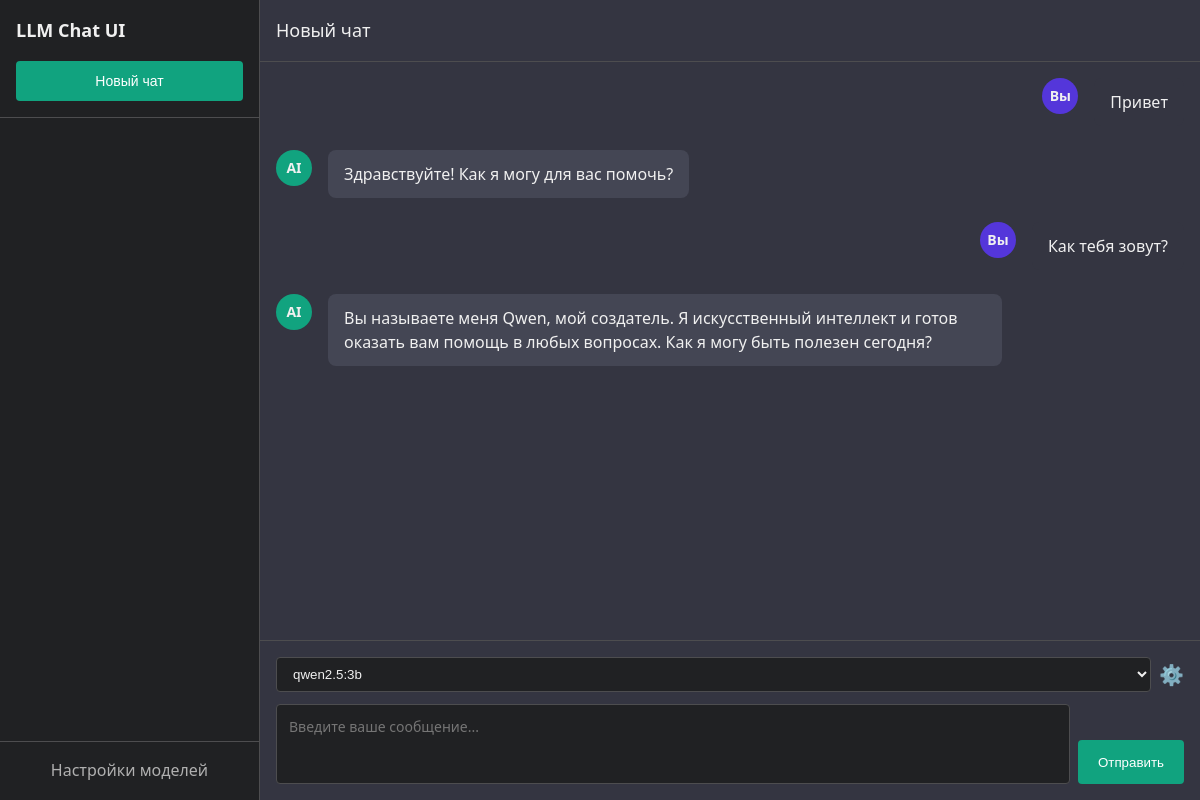
The page /chat/1 on the database its author committed.
### app/models/models.py (models this page shows, shortened)
class Chat(Base):
    __tablename__ = "chats"
    id = Column(Integer, primary_key=True, index=True)
    title = Column(String, default="Новый чат")
    created_at = Column(DateTime, server_default=func.now())
    messages = relationship("Message", back_populates="chat", cascade="all, delete-orphan")
    @classmethod
    async def delete(cls, db: AsyncSession, chat_id: int):
        chat = await cls.get_by_id(db, chat_id)
        if chat:
            await db.delete(chat)
            await db.commit()
            return True
        return False

class Message(Base):
    __tablename__ = "messages"
    id = Column(Integer, primary_key=True, index=True)
    chat_id = Column(Integer, ForeignKey("chats.id"))
    role = Column(String)  # 'user' или 'assistant'
    content = Column(Text)
    created_at = Column(DateTime, server_default=func.now())
    chat = relationship("Chat", back_populates="messages")

### app/routes/chat_routes.py (the view)
@router.get("/{chat_id}", response_class=HTMLResponse)
async def get_chat(request: Request, chat_id: int, db: AsyncSession = Depends(get_db)):
    chat = await Chat.get_by_id(db, chat_id)
    if not chat:
        raise HTTPException(status_code=404, detail="Чат не найден")
    messages = await Message.get_by_chat_id(db, chat_id)
    models = await ChatModel.get_all(db)
    return templates.TemplateResponse(
        "chat.html",
        {"request": request, "chat": chat, "messages": messages, "models": models}
    )

### app/templates/chat.html (shortened to what this page needs)
{% extends "base.html" %}
{% block content %}
<div class="chat-container" id="chatContainer" data-chat-id="{{ chat.id }}">
    <div class="chat-header">
        <h2>{{ chat.title }}</h2>
    </div>
    <div class="chat-messages" id="chatMessages">
        {% for message in messages %}
        <div class="message {% if message.role == 'user' %}user-message{% else %}assistant-message{% endif %}">
            <div class="message-avatar">
                {% if message.role == 'user' %}
                <div class="avatar user-avatar">Вы</div>
                {% else %}
                <div class="avatar assistant-avatar">AI</div>
                {% endif %}
            </div>
            <div class="message-content">
                {{ message.content | safe }}
            </div>
        </div>
        {% endfor %}
    </div>
    <div class="chat-input-container">
        <div class="model-selector">
            <select id="modelSelector">
                {% for model in models %}
                <option value="{{ model.name }}">{{ model.display_name }}</option>
                {% endfor %}
            </select>
            <button id="modelSettingsBtn" class="model-settings-btn">⚙️</button>
        </div>
        <div class="message-input-wrapper">
            <textarea id="messageInput" placeholder="Введите ваше сообщение..."></textarea>
            <button id="sendMessageBtn" class="send-message-btn">
                <span>Отправить</span>
            </button>
        </div>
    </div>
</div>
{% endblock %}

### app/templates/base.html (shortened to what this page needs)
<!DOCTYPE html>
<html lang="ru">
<head>
    <link rel="stylesheet" href="{{ url_for('static', path='/css/styles.css') }}">
</head>
<body>
    <div class="app-container">
        <aside class="sidebar">
            <div class="sidebar-header">
                <h1>LLM Chat UI</h1>
                <button class="new-chat-btn" id="newChatBtn">
                    <span>Новый чат</span>
                </button>
            </div>
            <div class="chats-container" id="chatsList">
            </div>
            <div class="sidebar-footer">
                <a href="{{ url_for('models_page') }}">Настройки моделей</a>
            </div>
        </aside>
        <main class="content">
            {% block content %}{% endblock %}
        </main>
    </div>
</body>
</html>

### app/static/css/styles.css (style rules this page uses)
:root { --primary-color: #11a37f; --primary-hover: #0f8e6c; --secondary-color: #202123; --bg-color: #343541; --sidebar-bg: #202123; --message-bg: #444654; --user-message-bg: #343541; --text-color: #f0f0f0; --text-secondary: #b0b0b0; --border-color: #4d4d4f; }
* { margin: 0; padding: 0; box-sizing: border-box; }
body { font-family: 'Segoe UI', Tahoma, Geneva, Verdana, sans-serif; background-color: var(--bg-color); color: var(--text-color); line-height: 1.6; }
.app-container { display: flex; height: 100vh; }
.sidebar { width: 260px; background-color: var(--sidebar-bg); display: flex; flex-direction: column; height: 100%; border-right: 1px solid var(--border-color); }
.sidebar-header { padding: 16px; border-bottom: 1px solid var(--border-color); }
.sidebar-header h1 { font-size: 18px; margin-bottom: 16px; }
.new-chat-btn { display: flex; align-items: center; justify-content: center; width: 100%; padding: 12px; background-color: var(--primary-color); color: white; border: none; border-radius: 4px; cursor: pointer; font-size: 14px; font-weight: 500; transition: background-color 0.2s; }
.chats-container { flex: 1; overflow-y: auto; padding: 8px; }
.sidebar-footer { padding: 16px; border-top: 1px solid var(--border-color); text-align: center; }
.sidebar-footer a { color: var(--text-secondary); text-decoration: none; }
.content { flex: 1; display: flex; flex-direction: column; height: 100%; }
.chat-container { display: flex; flex-direction: column; height: 100%; }
.chat-header { padding: 16px; border-bottom: 1px solid var(--border-color); }
.chat-header h2 { font-size: 18px; font-weight: 500; }
.chat-messages { flex: 1; overflow-y: auto; padding: 16px; display: flex; flex-direction: column; }
.message { display: flex; margin-bottom: 24px; max-width: 80%; align-self: flex-start; }
.user-message { align-self: flex-end; }
.message-avatar { margin-right: 16px; flex-shrink: 0; }
.avatar { width: 36px; height: 36px; border-radius: 50%; display: flex; align-items: center; justify-content: center; font-weight: bold; font-size: 14px; }
.user-avatar { background-color: #5436da; }
.assistant-avatar { background-color: var(--primary-color); }
.message-content { padding: 12px 16px; border-radius: 8px; background-color: var(--message-bg); line-height: 1.5; }
.user-message .message-content { background-color: var(--user-message-bg); }
.chat-input-container { padding: 16px; border-top: 1px solid var(--border-color); background-color: var(--bg-color); }
.model-selector { display: flex; align-items: center; margin-bottom: 12px; }
.model-selector select { flex: 1; padding: 8px 12px; background-color: var(--sidebar-bg); color: var(--text-color); border: 1px solid var(--border-color); border-radius: 4px; outline: none; }
.model-settings-btn { background: transparent; border: none; color: var(--text-color); cursor: pointer; font-size: 20px; margin-left: 8px; }
.message-input-wrapper { position: relative; display: flex; align-items: flex-end; }
#messageInput { flex: 1; padding: 12px; background-color: var(--sidebar-bg); color: var(--text-color); border: 1px solid var(--border-color); border-radius: 4px; outline: none; resize: none; min-height: 80px; max-height: 200px; font-family: inherit; font-size: 14px; overflow-y: auto; }
.send-message-btn { background-color: var(--primary-color); color: white; border: none; padding: 12px 20px; border-radius: 4px; cursor: pointer; margin-left: 8px; height: 44px; display: flex; align-items: center; justify-content: center; transition: background-color 0.2s; }

### rows shown on the page
Chat: title "Новый чат"
Message: role "Вы", content "Привет"
Message: role "AI", content "Здравствуйте! Как я могу для вас помочь?"
Message: role "Вы", content "Как тебя зовут?"
Message: role "AI", content "Вы называете меня Qwen, мой создатель. Я искусственный интеллект и готов оказать вам помощь в любых вопросах. Как я могу быть полезен сегодня?"

### other values the page prints
form field value "qwen2.5:3b"
